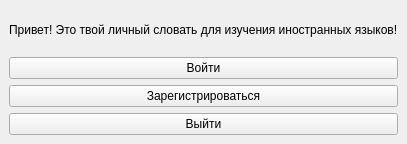
<?xml version="1.0" encoding="UTF-8"?>
<ui version="4.0">
 <class>MainWindow</class>
 <widget class="QMainWindow" name="MainWindow">
  <property name="geometry">
   <rect>
    <x>0</x>
    <y>0</y>
    <width>274</width>
    <height>144</height>
   </rect>
  </property>
  <property name="windowTitle">
   <string>MainWindow</string>
  </property>
  <widget class="QWidget" name="centralwidget">
   <layout class="QVBoxLayout" name="verticalLayout">
    <item>
     <widget class="QLabel" name="label">
      <property name="text">
       <string>Привет! Это твой личный словать для изучения иностранных языков!</string>
      </property>
     </widget>
    </item>
    <item>
     <widget class="QPushButton" name="pushButton">
      <property name="text">
       <string>Войти</string>
      </property>
     </widget>
    </item>
    <item>
     <widget class="QPushButton" name="pushButton_2">
      <property name="text">
       <string>Зарегистрироваться</string>
      </property>
     </widget>
    </item>
    <item>
     <widget class="QPushButton" name="pushButton_3">
      <property name="text">
       <string>Выйти</string>
      </property>
     </widget>
    </item>
   </layout>
  </widget>
 </widget>
 <resources/>
 <connections/>
</ui>
